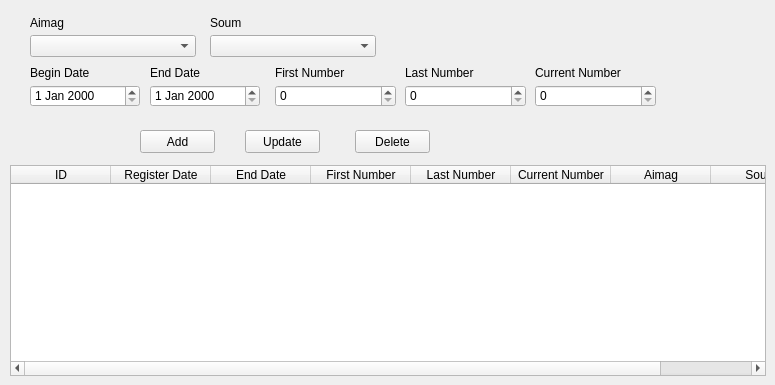
   <widget class="QWidget" name="tab_8">
    <attribute name="title">
     <string>Cadastre Page</string>
    </attribute>
    <widget class="QComboBox" name="cpage_aimag_cbox">
     <property name="geometry">
      <rect>
       <x>30</x>
       <y>35</y>
       <width>166</width>
       <height>22</height>
      </rect>
     </property>
    </widget>
    <widget class="QLabel" name="label_25">
     <property name="geometry">
      <rect>
       <x>30</x>
       <y>15</y>
       <width>151</width>
       <height>16</height>
      </rect>
     </property>
     <property name="text">
      <string>Aimag</string>
     </property>
    </widget>
    <widget class="QLabel" name="label_26">
     <property name="geometry">
      <rect>
       <x>210</x>
       <y>15</y>
       <width>151</width>
       <height>16</height>
      </rect>
     </property>
     <property name="text">
      <string>Soum</string>
     </property>
    </widget>
    <widget class="QComboBox" name="cpage_soum_cbox">
     <property name="geometry">
      <rect>
       <x>210</x>
       <y>35</y>
       <width>166</width>
       <height>22</height>
      </rect>
     </property>
    </widget>
    <widget class="QDateEdit" name="cpage_register_date">
     <property name="geometry">
      <rect>
       <x>30</x>
       <y>85</y>
       <width>110</width>
       <height>22</height>
      </rect>
     </property>
    </widget>
    <widget class="QLabel" name="label_27">
     <property name="geometry">
      <rect>
       <x>30</x>
       <y>65</y>
       <width>111</width>
       <height>16</height>
      </rect>
     </property>
     <property name="text">
      <string>Begin Date</string>
     </property>
    </widget>
    <widget class="QLabel" name="label_29">
     <property name="geometry">
      <rect>
       <x>150</x>
       <y>65</y>
       <width>116</width>
       <height>16</height>
      </rect>
     </property>
     <property name="text">
      <string>End Date</string>
     </property>
    </widget>
    <widget class="QDateEdit" name="cpage_end_date">
     <property name="geometry">
      <rect>
       <x>150</x>
       <y>85</y>
       <width>110</width>
       <height>22</height>
      </rect>
     </property>
    </widget>
    <widget class="QSpinBox" name="cpage_first_number_edit">
     <property name="geometry">
      <rect>
       <x>275</x>
       <y>85</y>
       <width>121</width>
       <height>22</height>
      </rect>
     </property>
     <property name="maximum">
      <number>999999999</number>
     </property>
    </widget>
    <widget class="QSpinBox" name="cpage_last_number_edit">
     <property name="geometry">
      <rect>
       <x>405</x>
       <y>85</y>
       <width>121</width>
       <height>22</height>
      </rect>
     </property>
     <property name="maximum">
      <number>999999999</number>
     </property>
    </widget>
    <widget class="QSpinBox" name="cpage_current_number_edit">
     <property name="geometry">
      <rect>
       <x>535</x>
       <y>85</y>
       <width>121</width>
       <height>22</height>
      </rect>
     </property>
     <property name="maximum">
      <number>999999999</number>
     </property>
    </widget>
    <widget class="QLabel" name="label_30">
     <property name="geometry">
      <rect>
       <x>275</x>
       <y>65</y>
       <width>126</width>
       <height>16</height>
      </rect>
     </property>
     <property name="text">
      <string>First Number</string>
     </property>
    </widget>
    <widget class="QLabel" name="label_31">
     <property name="geometry">
      <rect>
       <x>405</x>
       <y>65</y>
       <width>126</width>
       <height>16</height>
      </rect>
     </property>
     <property name="text">
      <string>Last Number</string>
     </property>
    </widget>
    <widget class="QLabel" name="label_32">
     <property name="geometry">
      <rect>
       <x>535</x>
       <y>65</y>
       <width>126</width>
       <height>16</height>
      </rect>
     </property>
     <property name="text">
      <string>Current Number</string>
     </property>
    </widget>
    <widget class="QPushButton" name="cpage_add_button">
     <property name="geometry">
      <rect>
       <x>140</x>
       <y>130</y>
       <width>75</width>
       <height>23</height>
      </rect>
     </property>
     <property name="text">
      <string>Add</string>
     </property>
    </widget>
    <widget class="QPushButton" name="cpage_edit_button">
     <property name="geometry">
      <rect>
       <x>245</x>
       <y>130</y>
       <width>75</width>
       <height>23</height>
      </rect>
     </property>
     <property name="text">
      <string>Update</string>
     </property>
    </widget>
    <widget class="QPushButton" name="cpage_delete_button">
     <property name="geometry">
      <rect>
       <x>355</x>
       <y>130</y>
       <width>75</width>
       <height>23</height>
      </rect>
     </property>
     <property name="text">
      <string>Delete</string>
     </property>
    </widget>
    <widget class="QTableWidget" name="cpage_twidget">
     <property name="geometry">
      <rect>
       <x>10</x>
       <y>165</y>
       <width>756</width>
       <height>211</height>
      </rect>
     </property>
     <column>
      <property name="text">
       <string>ID</string>
      </property>
     </column>
     <column>
      <property name="text">
       <string>Register Date</string>
      </property>
     </column>
     <column>
      <property name="text">
       <string>End Date</string>
      </property>
     </column>
     <column>
      <property name="text">
       <string>First Number</string>
      </property>
     </column>
     <column>
      <property name="text">
       <string>Last Number</string>
      </property>
     </column>
     <column>
      <property name="text">
       <string>Current Number</string>
      </property>
     </column>
     <column>
      <property name="text">
       <string>Aimag</string>
      </property>
     </column>
     <column>
      <property name="text">
       <string>Soum</string>
      </property>
     </column>
    </widget>
   </widget>
